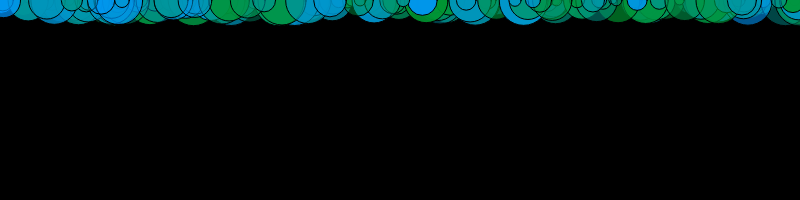
Frame 1 (no input)
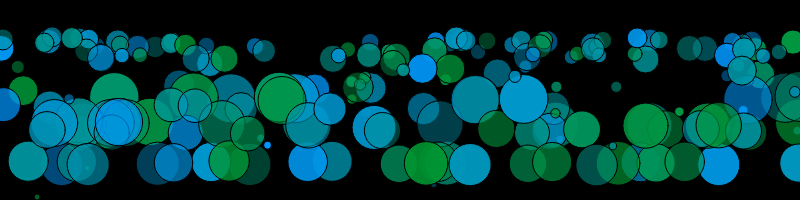
Frame 60 (no input)
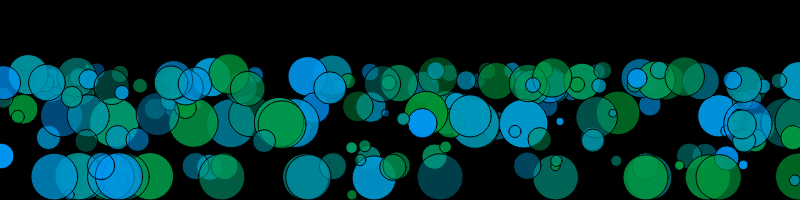
Frame 120 (the mouse pressed at the canvas centre since frame 60)

The p5.js sketch that drew these frames (run headless with seeded random() and noise() and a simulated clock; from frame 60 on, the mouse is pressed at the canvas centre):

// p5.js sketch
// ── sketch.js
/* Daniel Shiffman http://codingtra.in http://patreon.com/codingtrain Code for: https://youtu.be/cXgA1d_E-jY&.
Modificeret til gymnasiebrug af Simon Moe*/


var balls = [];

function setup() {
  createCanvas(800, 200);
  for(i=0; i < 200; i++)
    balls.push(new Ball(random(width),0,random(5, 50)));
}

function draw() {
    background(0);

    for(i=0; i < balls.length; i++){
        balls[i].update();
        balls[i].show();
    }

}

 function keyPressed() {
  if (key == ' ') {
    balls[1].up();
  }
}


/*
Opgaver 

Vi har nu oprettet et objekt - en bold

*/
// ── ball.js
/* Udviklet af Daniel Shiffman - http://patreon.com/codingtrain
Videre modificeret og udviklet til gymnasiebrug af Simon Moe 
*/

function Ball(x, y, size) {
    this.y = y;
    this.x = x;
    this.xspeed = 0;
    this.size = size;
    this.col = [0,150,random(50,255), random(100,255)];
    
    this.gravity = this.size * .02;
    this.velocity = 0;
    this.friction = .995;
    this.lift = 15;

  this.show = function() {
    fill(this.col);
    ellipse(this.x, this.y, this.size, this.size);
  }

  this.update = function() {      
      this.velocity += this.gravity;
      this.velocity *= this.friction;
      this.y += this.velocity;
      
      if(this.y >= height-this.size/2){
          this.y = height-this.size/2;
          this.velocity = -this.velocity;
      }
  }

  this.up = function() {
      this.velocity -= this.lift;
  }
 
}

/*



*/
